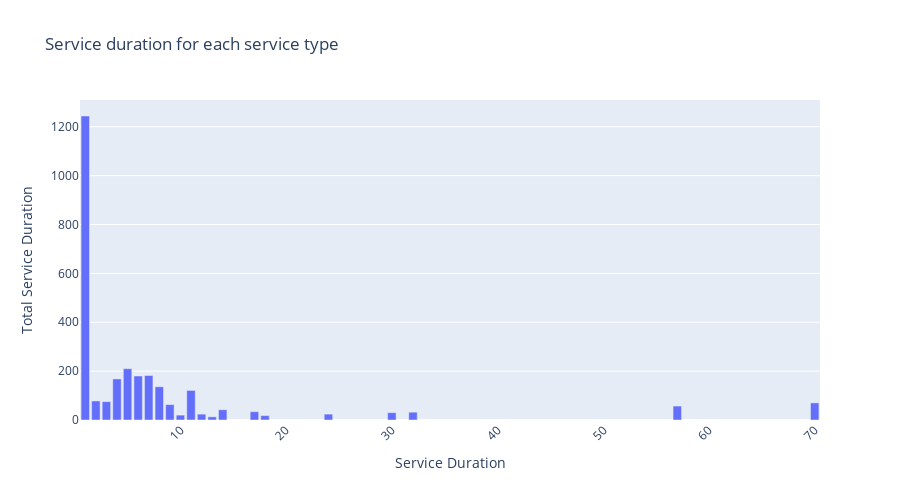

Write notebook code for a chart like this one.
### Markdown cell above
#### Service duration

### Code cell
Service_Duration = df.groupby(['service_duration'])['service_duration'].sum().reset_index(name='Total_service_duration')
Service_Duration = Service_Duration.sort_values('Total_service_duration',ascending=True)
# Create the updated bar chart

fig = px.bar(Service_Duration, 
             x='service_duration', 
             y='Total_service_duration',
             #color='Total_service_duration',
             title="Service duration for each service type",
             labels={'service_duration': 'Service Duration', 'Total_service_duration': 'Total Service Duration'})

fig.update_layout(xaxis_title="Service Duration", yaxis_title="Total Service Duration", 
                  xaxis_tickangle=-45, height=500)
fig.show()

### Figure 1 — Plotly figure (JSON) as saved in the notebook; plotly's stock layout.template omitted (floating-point values rounded to 4 significant figures)
{"data": [{"alignmentgroup": "True", "hovertemplate": "Service Duration=%{x}<br>Total Service Duration=%{y}<extra></extra>", "legendgroup": "", "marker": {"color": "#636efa", "pattern": {"shape": ""}}, "name": "", "offsetgroup": "", "orientation": "v", "showlegend": false, "textposition": "auto", "type": "bar", "x": [13, 18, 10, 24, 12, 30, 32, 17, 14, 57, 9, 70, 3, 2, 11, 8, 4, 6, 7, 5, 1], "xaxis": "x", "y": [13, 18, 20, 24, 24, 30, 32, 34, 42, 57, 63, 70, 75, 78, 121, 136, 168, 180, 182, 210, 1244], "yaxis": "y"}], "layout": {"barmode": "relative", "height": 500, "legend": {"tracegroupgap": 0}, "title": {"text": "Service duration for each service type"}, "xaxis": {"anchor": "y", "domain": [0, 1], "tickangle": -45, "title": {"text": "Service Duration"}}, "yaxis": {"anchor": "x", "domain": [0, 1], "title": {"text": "Total Service Duration"}}}}
